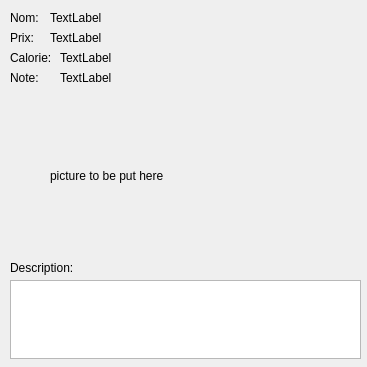
      <widget class="QWidget" name="scrollAreaWidgetContents">
       <property name="geometry">
        <rect>
         <x>0</x>
         <y>0</y>
         <width>367</width>
         <height>367</height>
        </rect>
       </property>
       <widget class="QLabel" name="label_6">
        <property name="geometry">
         <rect>
          <x>10</x>
          <y>50</y>
          <width>51</width>
          <height>16</height>
         </rect>
        </property>
        <property name="text">
         <string>Calorie:</string>
        </property>
       </widget>
       <widget class="QLabel" name="label_5">
        <property name="geometry">
         <rect>
          <x>10</x>
          <y>30</y>
          <width>31</width>
          <height>16</height>
         </rect>
        </property>
        <property name="text">
         <string>Prix:</string>
        </property>
       </widget>
       <widget class="QLabel" name="label_4">
        <property name="geometry">
         <rect>
          <x>10</x>
          <y>10</y>
          <width>51</width>
          <height>16</height>
         </rect>
        </property>
        <property name="text">
         <string>Nom:</string>
        </property>
       </widget>
       <widget class="QLabel" name="label_7">
        <property name="geometry">
         <rect>
          <x>10</x>
          <y>260</y>
          <width>81</width>
          <height>16</height>
         </rect>
        </property>
        <property name="text">
         <string>Description:</string>
        </property>
       </widget>
       <widget class="QTextEdit" name="pj_description">
        <property name="geometry">
         <rect>
          <x>10</x>
          <y>280</y>
          <width>351</width>
          <height>79</height>
         </rect>
        </property>
       </widget>
       <widget class="QLabel" name="label_8">
        <property name="geometry">
         <rect>
          <x>10</x>
          <y>70</y>
          <width>51</width>
          <height>16</height>
         </rect>
        </property>
        <property name="text">
         <string>Note:</string>
        </property>
       </widget>
       <widget class="QLabel" name="pj_picture">
        <property name="geometry">
         <rect>
          <x>50</x>
          <y>90</y>
          <width>271</width>
          <height>171</height>
         </rect>
        </property>
        <property name="text">
         <string>picture to be put here</string>
        </property>
       </widget>
       <widget class="QLabel" name="pj_name">
        <property name="geometry">
         <rect>
          <x>50</x>
          <y>10</y>
          <width>151</width>
          <height>16</height>
         </rect>
        </property>
        <property name="text">
         <string>TextLabel</string>
        </property>
       </widget>
       <widget class="QLabel" name="pj_prix">
        <property name="geometry">
         <rect>
          <x>50</x>
          <y>30</y>
          <width>161</width>
          <height>16</height>
         </rect>
        </property>
        <property name="text">
         <string>TextLabel</string>
        </property>
       </widget>
       <widget class="QLabel" name="pj_calorie">
        <property name="geometry">
         <rect>
          <x>60</x>
          <y>50</y>
          <width>201</width>
          <height>16</height>
         </rect>
        </property>
        <property name="text">
         <string>TextLabel</string>
        </property>
       </widget>
       <widget class="QLabel" name="pj_note">
        <property name="geometry">
         <rect>
          <x>60</x>
          <y>70</y>
          <width>61</width>
          <height>15</height>
         </rect>
        </property>
        <property name="text">
         <string>TextLabel</string>
        </property>
       </widget>
      </widget>
